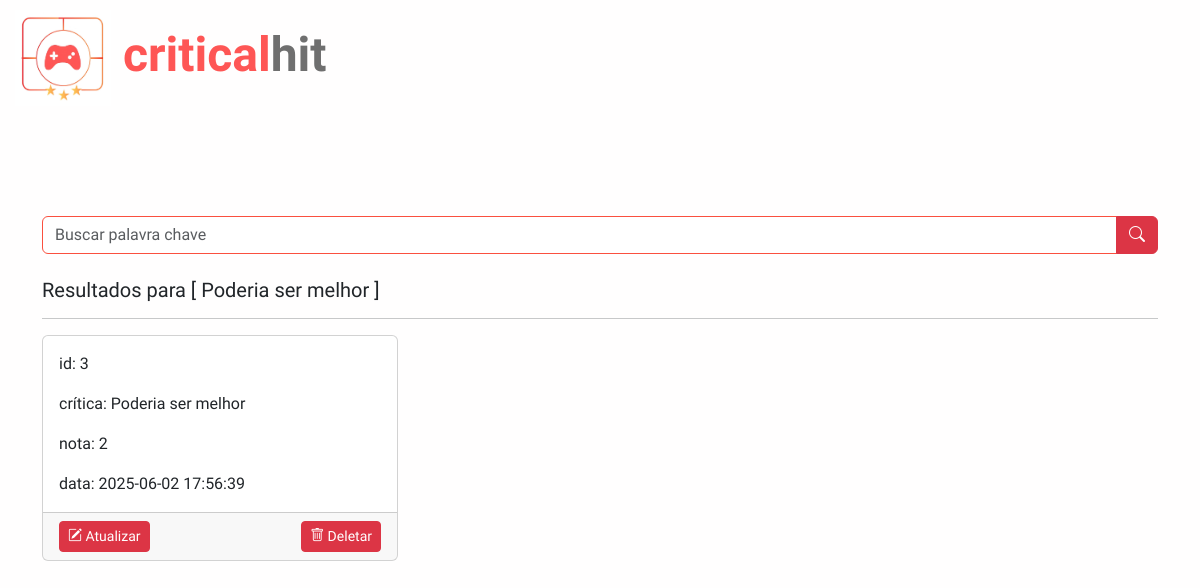
The app's page /busca.php?palavra=Poderia ser melhor with its own data.
### tables this page shows
CREATE TABLE `comentario` (
  `id_com` int(10) NOT NULL,
  `texto` varchar(1000) NOT NULL,
  `data` timestamp NOT NULL DEFAULT current_timestamp() ON UPDATE current_timestamp(),
  `nota_avaliacao` char(1) NOT NULL,
  `id_jogo` int(10) NOT NULL,
  `id_usuario` int(10) NOT NULL,
  `id_plataforma` int(5) NOT NULL
);

### busca.php (the view, shortened to what this page needs)
<?php
include_once 'src/config/db_connect.php';
?>
<!DOCTYPE html>
<html lang="pt-br">
<head>
    <link href="https://cdn.jsdelivr.net/npm/bootstrap@5.3.0/dist/css/bootstrap.min.css" rel="stylesheet">
    <link href="https://cdn.jsdelivr.net/npm/bootstrap-icons@1.10.5/font/bootstrap-icons.css" rel="stylesheet">
    <link rel="stylesheet" href="assets/css/login.css">
</head>
<body class="p-4">
    <div class="container">
        <div class="logo mb-3">
            <a href="index.php" class="text-decoration-none" style="color: inherit;" title="Voltar para a página inicial">
                <img src="assets/pictures/criticalogo.jpg" alt="CriticalHit" width="50"> <span>critical</span>hit
            </a>
        </div>
        <form method="get" class="mb-4">
            <div class="input-group">
                <input type="text" class="form-control" name="palavra" placeholder="Buscar palavra chave" />
                <button type="submit" class="btn btn-danger">
                    <i class="bi bi-search"></i>
                </button>
            </div>
        </form>
        <?php
        $palavra = isset($_GET['palavra']) ? $conn->real_escape_string($_GET['palavra']) : '';
        if (!empty($palavra)) {
            echo "<h5>Resultados para [ " . htmlspecialchars($palavra) . " ]</span></h5><hr>";
            $sql = "SELECT * FROM comentario WHERE texto LIKE '%$palavra%'";
            $resultado = $conn->query($sql);
            if ($resultado->num_rows > 0) {
                echo '<div class="row">';
                while ($linha = $resultado->fetch_assoc()) {
                    ?>
                    <div class="col-md-6 col-lg-4 mb-4">
                        <div class="card h-100">
                            <div class="card-body">
                                <p class="card-text" > id: <?= nl2br(htmlspecialchars($linha['id_com'])) ?></p>
                                <p class="card-text">crítica: <?= nl2br(htmlspecialchars($linha['texto'])) ?></p>
                                <p class="card-text">nota: <?= nl2br(htmlspecialchars($linha['nota_avaliacao'])) ?></p>
                                <p class="card-text">data: <?= nl2br(htmlspecialchars($linha['data'])) ?></p>
                            </div>
                            <div class="card-footer d-flex justify-content-between">
                                <a href="src/actions/gerenciamento_busca_comentario/atualizar.php?id_com=<?= $linha['id_com'] ?>" class="btn btn-sm btn-danger">
                                    <i class="bi bi-pencil-square"></i> Atualizar
                                </a>
                                <a href="src/actions/gerenciamento_busca_comentario/deletar.php?id_com=<?= $linha['id_com'] ?>" class="btn btn-sm btn-danger" onclick="return confirm('Deseja realmente excluir esta crítica?')">
                                    <i class="bi bi-trash"></i> Deletar
                                </a>
                            </div>
                        </div>
                    </div>
                    <?php
                }
                echo '</div>';
            } else {
                echo "<p>Nenhuma crítica encontrada.</p>";
            }
        } else {
            echo "<p>Digite uma palavra para buscar.</p>";
        }
        ?>
    </div>
</body>
</html>

### assets/css/login.css (style rules this page uses)
* { font-family: 'Rambla'; }
body { display: flex; align-items: center; justify-content: center; column-gap: normal; height: 100vh; background-color: #fffefe; }
.logo { position: absolute; top: 10px; left: 15px; font-size: 3rem; font-weight: bold; color: #6f6f6f; }
.logo img { width: 6rem; height: 6rem; }
.logo span { color: #fe5655; }
input.form-control { border-color: #fa503f; }

### records on screen
comentario: id_com "3", texto "Poderia ser melhor", nota_avaliacao "2", data "2025-06-02 17:56:39"

### other values on screen
$palavra "Poderia ser melhor"
